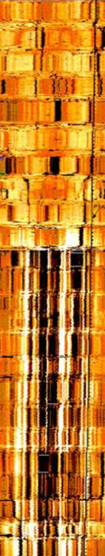
#> input picture geoweb/packages/geo-core/source-code/stick-and-pull/stick_pull.png, 105 x 556 px, shrunk from 156 x 825 before the run
$ python fix_stick_pull.py
#> lines starting #> are read from the running program, lines starting #| are printed output that depends on the picture
import os
import numpy as np
import pandas as pd
import matplotlib as mpl
import matplotlib.pyplot as plt
from PIL import Image
from scipy.ndimage import sobel, gaussian_filter1d

# 中文字体与负号显示设置，避免方框字与负号异常
mpl.rcParams['font.sans-serif'] = ['Microsoft YaHei', 'SimHei', 'Noto Sans CJK SC', 'Arial Unicode MS', 'DejaVu Sans']
mpl.rcParams['axes.unicode_minus'] = False
from pathlib import Path

def load_image_gray01(path):
    im = Image.open(str(path)).convert('RGB')
    img_rgb = np.array(im)
    gray = np.array(im.convert('L'), dtype=np.float32) / 255.0
    # 归一化到 [0,1]
    gmin, gmax = float(gray.min()), float(gray.max())
    if gmax > gmin:
        gray = (gray - gmin) / (gmax - gmin)
    return gray, img_rgb  # 返回灰度[0,1]和原RGB（用于展示）

def valid_column_mask(gray, thr=0.02, min_frac=0.75):
    """
    thr: 将接近全黑的像素视为无效(例如黑带)；
    min_frac: 每列有效像素比例低于该值的列认为是无效列。
    """
    valid_px = gray > thr
    col_valid_ratio = valid_px.mean(axis=0)
    mask = col_valid_ratio >= min_frac
    # 若全都被判无效，回退为全有效
    if mask.mean() < 0.05:
        mask[:] = True
    return mask

def estimate_speed_from_image(gray, col_mask=None, gauss_ks=31):
    """
    用纵向梯度密度估计相对速度 v(y):
      - 快速段: 相邻行差分大 => v高
      - 缓慢段: 相邻行差分小 => v低
    """
    H, W = gray.shape
    if col_mask is None:
        col_mask = np.ones(W, dtype=bool)
    g = gray[:, col_mask]

    # 纵向梯度（Sobel）
    gy = sobel(g, axis=0, mode='nearest')
    e = np.median(np.abs(gy), axis=1)  # 对列取中位数，鲁棒抗竖纹
    # 平滑：高斯滤波（用 sigma 近似 gauss_ks 大小）
    sigma = max(1.0, gauss_ks / 6.0)
    e_smooth = gaussian_filter1d(e, sigma=sigma, mode='nearest')
    # 避免全零
    e_smooth = e_smooth - np.min(e_smooth)
    e_smooth = e_smooth / (np.mean(e_smooth) + 1e-6)
    e_smooth = np.clip(e_smooth, 1e-3, None)
    return e_smooth  # 相对速度曲线（均值~1）

def prepare_speed(v, power=1.6, q_clip=(2, 98)):
    """
    对输入速度做鲁棒处理：分位数裁剪 + 归一化 + 指数增强动态范围。
    power>1 会加大快慢差异；可从 1.2~2.0 之间调。
    """
    v = np.asarray(v).astype(np.float32).reshape(-1)
    lo, hi = np.percentile(v, q_clip)
    v = np.clip(v, lo, hi)
    v = (v - v.min()) / (v.max() - v.min() + 1e-6)  # 0~1
    v = 0.1 + 0.9 * v  # 防止出现0
    v = v ** power
    v /= (v.mean() + 1e-6)  # 均值归一到1
    v = np.clip(v, 1e-3, None)
    return v

def depth_axis_from_speed(v):
    """
    从相对速度 v(y) 构造单调的深度坐标 D[y]（线性缩放到 [0, H-1]）。
    由于原图是“按时间采样”的，D[y]≈∫ v dy 给出“等深度间距”的映射。
    """
    D = np.cumsum(v)
    D = (D - D[0]) / (D[-1] - D[0] + 1e-6)
    return D

def warp_image_along_depth(gray, D, out_h=None):
    """
    按单调深度坐标 D[y] 将图像重采样到等距深度网格。
    用 np.interp 按列插值，不依赖 SciPy。
    """
    H, W = gray.shape
    if out_h is None:
        out_h = H  # 输出高度与原图一致，便于对比
    # 目标深度网格（等间距）
    D_target = np.linspace(0.0, 1.0, out_h, dtype=np.float32)
    # 预先算好 y(D_target)
    # 这里要“反查”，即把等距深度映射回原始行索引
    y_coords = np.interp(D_target, D, np.arange(H, dtype=np.float32))

    out = np.empty((out_h, W), dtype=np.float32)
    for x in range(W):
        col = gray[:, x].astype(np.float32)
        out[:, x] = np.interp(y_coords, np.arange(H, dtype=np.float32), col)
    # 归一化到 [0,1]
    out = (out - out.min()) / (out.max() - out.min() + 1e-6)
    return out

def warp_rgb_along_depth(rgb, D, out_h=None):
    """
    使用同一深度轴 D 对 RGB 图逐列插值重采样，保留原图色彩。
    """
    H, W, C = rgb.shape
    if out_h is None:
        out_h = H
    D_target = np.linspace(0.0, 1.0, out_h, dtype=np.float32)
    y_coords = np.interp(D_target, D, np.arange(H, dtype=np.float32))

    out = np.empty((out_h, W, 3), dtype=np.float32)
    base = np.arange(H, dtype=np.float32)
    for c in range(3):
        for x in range(W):
            col = rgb[:, x, c].astype(np.float32)
            out[:, x, c] = np.interp(y_coords, base, col)
    # 限幅并转回 uint8
    out = np.clip(out, 0, 255).astype(np.uint8)
    return out

def fix_stick_pull(
    image_path,
    speed_csv="out/stick_pull_speed_profile.csv",          # 你的 v.csv 路径；为 None 时自动从图像估计
    speed_colname=None,      # v.csv 中的列名；None 则用第一列
    power=1.6,               # 动态范围增强
    q_clip=(2, 98),          # 分位数裁剪，抑制离群
    gauss_ks=31,             # 速度估计时的平滑窗口（奇数）
    show=True,
    save_path="out/stick_pull_fixed.png"
):
    gray, rgb = load_image_gray01(image_path)
#> in load_image_gray01, `gray = np.array(im.convert('L'), dtype=np.float32) / 255.0`:
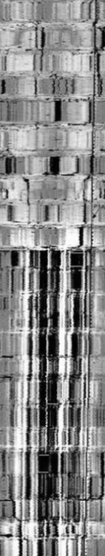
#> gray: shape (556, 105) float32; min 0, max 1, mean 0.541
#> in load_image_gray01, `gmin, gmax = float(gray.min()), float(gray.max())`: gmin = 0; gmax = 1
    H, W = gray.shape
#> H = 556; W = 105

    # 有效列掩膜：排除黑带/坏列的干扰
    col_mask = valid_column_mask(gray, thr=0.02, min_frac=0.75)
#> in valid_column_mask, `valid_px = gray > thr`:
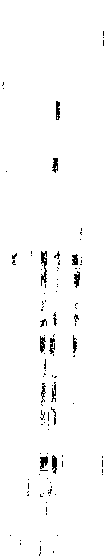
#> valid_px: shape (556, 105) bool; 98% white; black in thin lines or dots
#> in valid_column_mask, `col_valid_ratio = valid_px.mean(axis=0)`: col_valid_ratio = 105 values, max 1 at index 0, min 0.862 at index 55, mean 0.98

    # 1) 速度曲线：优先用 v.csv；否则从图像估计
    if speed_csv is not None and Path(speed_csv).exists():
        df = pd.read_csv(speed_csv)
        if speed_colname is not None and speed_colname in df.columns:
            v_series = df[speed_colname]
        else:
            cols_lower = {c.lower(): c for c in df.columns}
            # 优先使用归一化速度
            for name in ["v_norm", "v", "speed", "velocity", "tool_speed", "toolspeed", "v_raw"]:
                if name in cols_lower:
                    v_series = df[cols_lower[name]]
                    break
            else:
                # 回退：选取数值型列，尽量避开行索引/深度列
                numeric_cols = df.select_dtypes(include=[np.number]).columns.tolist()
                avoid = {"row_index", "row", "depth", "z", "y", "index"}
                candidate = None
                for c in numeric_cols:
                    if c.lower() not in avoid:
                        candidate = c
                        break
                if candidate is None and numeric_cols:
                    candidate = numeric_cols[-1]
                if candidate is None:
                    raise ValueError("未在 CSV 中找到数值型速度列。")
                v_series = df[candidate]

        v = v_series.to_numpy(dtype=np.float32).reshape(-1)
        # 若长度与图像行数不同，插值到 H
        if len(v) != H:
            y_old = np.linspace(0, 1, len(v), dtype=np.float32)
            y_new = np.linspace(0, 1, H, dtype=np.float32)
            v = np.interp(y_new, y_old, v)
    else:
        v = estimate_speed_from_image(gray, col_mask=col_mask, gauss_ks=gauss_ks)
#> in estimate_speed_from_image, `gy = sobel(g, axis=0, mode='nearest')`:
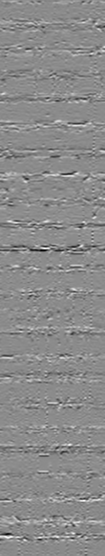
#> gy: shape (556, 105) float32; min -3.51, max 2.92, mean 3.33e-05; drawn with min black and max white
#> in estimate_speed_from_image, `e = np.median(np.abs(gy), axis=1)`: e = 556 values, max 1.34 at index 250, min 0.0353 at index 107, mean 0.202
#> in estimate_speed_from_image, `e_smooth = gaussian_filter1d(e, sigma=sigma, mode='nearest')`: e_smooth = 556 values, max 0.454 at index 248, min 0.0777 at index 555, mean 0.202
#> in estimate_speed_from_image, `e_smooth = e_smooth - np.min(e_smooth)`: e_smooth = 556 values, max 0.376 at index 248, min 0 at index 555, mean 0.124
#> in estimate_speed_from_image, `e_smooth = e_smooth / (np.mean(e_smooth) + 1e-6)`: e_smooth = 556 values, max 3.03 at index 248, min 0 at index 555, mean 1
#> in estimate_speed_from_image, `e_smooth = np.clip(e_smooth, 1e-3, None)`: e_smooth = 556 values, max 3.03 at index 248, min 0.001 at index 555, mean 1
#> v has the same summary as e_smooth in estimate_speed_from_image

    # 2) 正则化 + 动态范围增强
    v_prepared = prepare_speed(v, power=power, q_clip=q_clip)
#> in prepare_speed, `v = np.asarray(v).astype(np.float32).reshape(-1)`: v has the same summary as e_smooth in estimate_speed_from_image
#> in prepare_speed, `lo, hi = np.percentile(v, q_clip)`: lo = 0.137; hi = 2.3
#> in prepare_speed, `v = np.clip(v, lo, hi)`: v = 556 values, max 2.3 at index 244, min 0.137 at index 111, mean 0.993
#> in prepare_speed, `v = (v - v.min()) / (v.max() - v.min() + 1e-6)`: v = 556 values, max 1 at index 244, min 0 at index 111, mean 0.397
#> in prepare_speed, `v = 0.1 + 0.9 * v`: v = 556 values, max 1 at index 244, min 0.1 at index 111, mean 0.457
#> in prepare_speed, `v = v ** power`: v = 556 values, max 1 at index 244, min 0.0251 at index 111, mean 0.32
#> in prepare_speed, `v /= (v.mean() + 1e-6)`: v = 556 values, max 3.13 at index 244, min 0.0785 at index 111, mean 1
#> v_prepared has the same summary as v in prepare_speed

    # 3) 建立单调深度轴并重采样
    D = depth_axis_from_speed(v_prepared)
#> in depth_axis_from_speed, `D = np.cumsum(v)`: D = 556 values from 0.869 to 556
#> in depth_axis_from_speed, `D = (D - D[0]) / (D[-1] - D[0] + 1e-6)`: D = 556 values from 0 to 1
#> D = 556 values from 0 to 1
    corrected_gray = warp_image_along_depth(gray, D, out_h=H)
#> in warp_image_along_depth, `y_coords = np.interp(D_target, D, np.arange(H, dtype=np.float32))`: y_coords = 556 values from 0 to 555
#> after the loop in warp_image_along_depth, `for x in range(W):`:
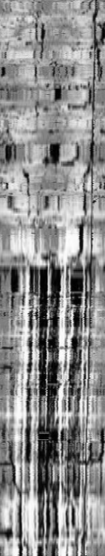
#> out: shape (556, 105) float32; min 0, max 0.998, mean 0.555
    corrected_rgb = warp_rgb_along_depth(rgb, D, out_h=H)
#> after the loop in warp_rgb_along_depth, `for c in range(3):`:
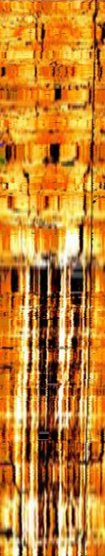
#> out: shape (556, 105, 3) float32; mean R, G, B 196.5, 131.3, 49.6

    # 4) 可视化：原图 vs 修复（并排）——仅输出文件，不弹窗
    if save_path or show:
        fig, axes = plt.subplots(1, 2, figsize=(7, 10), dpi=120)
        axes[0].imshow(rgb)
        axes[0].set_title("原图")
        axes[0].axis("off")
        axes[1].imshow(corrected_rgb)
        axes[1].set_title("去 Stick & Pull（重参数化后）")
        axes[1].axis("off")
        plt.tight_layout()
        if save_path:
            plt.savefig(save_path, bbox_inches="tight", dpi=150)
        plt.close(fig)

    return corrected_rgb, D, v_prepared

# [12 lines of commented-out code are left out]

if __name__ == "__main__":
    # ===== 手动参数设置 =====
    image_path = "stick_pull.png"
    speed_csv = "out/stick_pull_speed_profile.csv"   # 若没有可设为 None
    save_path = "out/stick_pull_fixed.png"
    show = False

    # 确保输出目录存在
    out_dir = os.path.dirname(save_path)
    if out_dir:
        os.makedirs(out_dir, exist_ok=True)

    corrected, D, v_used = fix_stick_pull(
        image_path=image_path,
        speed_csv=speed_csv,
        show=show,
        save_path=save_path
    )
#> D = 556 values from 0 to 1; v_used has the same summary as v in prepare_speed
    if save_path:
        print(f"[OK] 已保存对比图: {save_path}")
